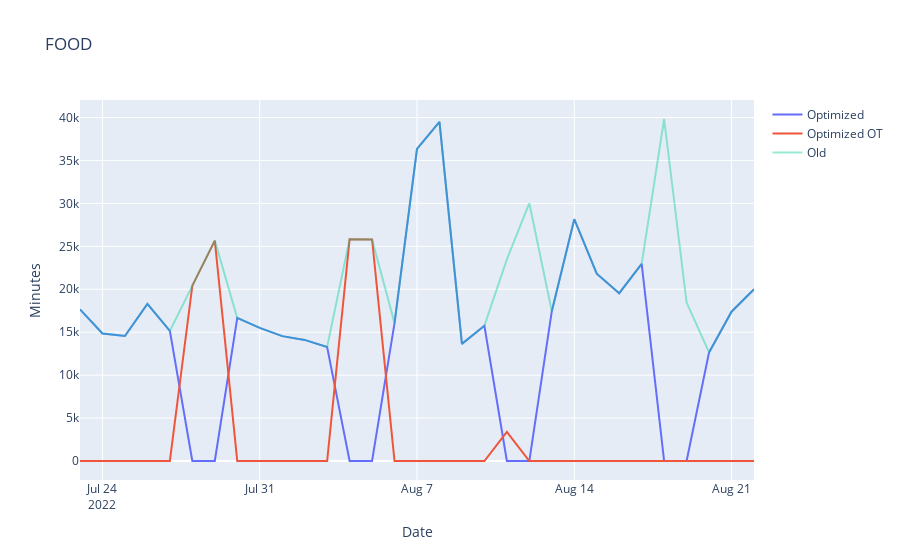
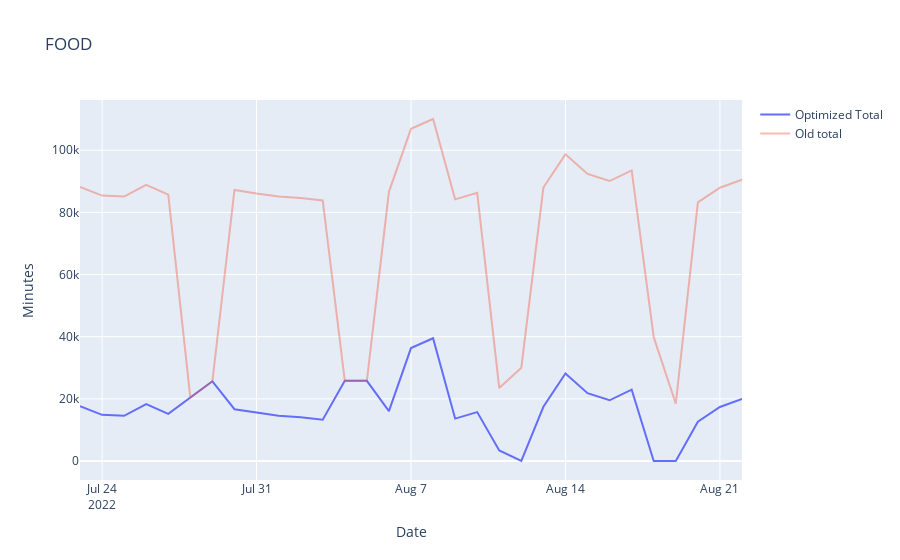

Source (notebook cell) for these figures, in order:
### Code cell
fg_base = model.RC_FG_BASE_VAR.extract_values()
fg_ot = model.RC_FG_OT_VAR.extract_values()
opt = {day:{dg:pyo.value(model.RC_FG_BASE_VAR[day, dg]) for dg in model.FG} for day in model.DAYS}
opt2 = {day:{dg:pyo.value(model.RC_FG_OT_VAR[day, dg]) for dg in model.FG} for day in model.DAYS}

# new food category
df = pd.DataFrame(opt).transpose().sum(axis=1)
df2 = pd.DataFrame(opt2).transpose().sum(axis=1)
old_df = overtime_hours.transpose().groupby(employees['job_title']).sum().loc[food_related].transpose().sum(axis=1)
old_df2 = total_hours.transpose().groupby(employees['job_title']).sum().loc[food_related].transpose().sum(axis=1)
# plot the data
fig = go.Figure()
# for i in df.columns:
fig.add_trace(go.Scatter(x=df.index, y=df, opacity=1, name='Optimized'))
fig.add_trace(go.Scatter(x=df2.index, y=df2, opacity=1, name='Optimized OT'))
# for i in old_df.columns:
fig.add_trace(go.Scatter(x=old_df.index, y=old_df, opacity=0.4, name='Old'))
fig.update_layout(title='FOOD', xaxis_title='Date', yaxis_title='Minutes')
fig.show()

fig2 = go.Figure()
fig2.add_trace(go.Scatter(x=df.index, y=df+df2, opacity=1, name='Optimized Total'))
fig2.add_trace(go.Scatter(x=old_df.index, y=old_df2, opacity=0.4, name='Old total'))
fig2.update_layout(title='FOOD', xaxis_title='Date', yaxis_title='Minutes')
fig2.show()

### Figure 1 — Plotly figure (JSON) as saved in the notebook; plotly's stock layout.template omitted (floating-point values rounded to 4 significant figures)
{"data": [{"name": "Optimized", "opacity": 1, "type": "scatter", "x": ["2022-07-23", "2022-07-24", "2022-07-25", "2022-07-26", "2022-07-27", "2022-07-28", "2022-07-29", "2022-07-30", "2022-07-31", "2022-08-01", "2022-08-02", "2022-08-03", "2022-08-04", "2022-08-05", "2022-08-06", "2022-08-07", "2022-08-08", "2022-08-09", "2022-08-10", "2022-08-11", "2022-08-12", "2022-08-13", "2022-08-14", "2022-08-15", "2022-08-16", "2022-08-17", "2022-08-18", "2022-08-19", "2022-08-20", "2022-08-21", "2022-08-22"], "y": [17657, 14849, 14551, 18297, 15152, 0, 0, 16658, 15494, 14539, 14101, 13281, 0, 0, 16054, 36344, 39497, 13640, 15750, 0, 0, 17444, 28155, 21809, 19536, 22948, 0, 0, 12646, 17384, 19991]}, {"name": "Optimized OT", "opacity": 1, "type": "scatter", "x": ["2022-07-23", "2022-07-24", "2022-07-25", "2022-07-26", "2022-07-27", "2022-07-28", "2022-07-29", "2022-07-30", "2022-07-31", "2022-08-01", "2022-08-02", "2022-08-03", "2022-08-04", "2022-08-05", "2022-08-06", "2022-08-07", "2022-08-08", "2022-08-09", "2022-08-10", "2022-08-11", "2022-08-12", "2022-08-13", "2022-08-14", "2022-08-15", "2022-08-16", "2022-08-17", "2022-08-18", "2022-08-19", "2022-08-20", "2022-08-21", "2022-08-22"], "y": [0, 0, 0, 0, 0, 20416, 25661, 0, 0, 0, 0, 0, 25813, 25791, 0, 0, 0, 0, 0, 3377, 0, 0, 0, 0, 0, 0, 0, 0, 0, 0, 0]}, {"name": "Old", "opacity": 0.4, "type": "scatter", "x": ["2022-07-23T00:00:00", "2022-07-24T00:00:00", "2022-07-25T00:00:00", "2022-07-26T00:00:00", "2022-07-27T00:00:00", "2022-07-28T00:00:00", "2022-07-29T00:00:00", "2022-07-30T00:00:00", "2022-07-31T00:00:00", "2022-08-01T00:00:00", "2022-08-02T00:00:00", "2022-08-03T00:00:00", "2022-08-04T00:00:00", "2022-08-05T00:00:00", "2022-08-06T00:00:00", "2022-08-07T00:00:00", "2022-08-08T00:00:00", "2022-08-09T00:00:00", "2022-08-10T00:00:00", "2022-08-11T00:00:00", "2022-08-12T00:00:00", "2022-08-13T00:00:00", "2022-08-14T00:00:00", "2022-08-15T00:00:00", "2022-08-16T00:00:00", "2022-08-17T00:00:00", "2022-08-18T00:00:00", "2022-08-19T00:00:00", "2022-08-20T00:00:00", "2022-08-21T00:00:00", "2022-08-22T00:00:00"], "y": [17657, 14849, 14551, 18297, 15152, 20416, 25661, 16658, 15494, 14539, 14101, 13281, 25813, 25791, 16054, 36344, 39497, 13640, 15750, 23483, 30021, 17444, 28155, 21809, 19536, 22948, 39824, 18446, 12646, 17384, 19991]}], "layout": {"title": {"text": "FOOD"}, "xaxis": {"title": {"text": "Date"}}, "yaxis": {"title": {"text": "Minutes"}}}}

### Figure 2 — Plotly figure (JSON) as saved in the notebook; plotly's stock layout.template omitted (floating-point values rounded to 4 significant figures)
{"data": [{"name": "Optimized Total", "opacity": 1, "type": "scatter", "x": ["2022-07-23", "2022-07-24", "2022-07-25", "2022-07-26", "2022-07-27", "2022-07-28", "2022-07-29", "2022-07-30", "2022-07-31", "2022-08-01", "2022-08-02", "2022-08-03", "2022-08-04", "2022-08-05", "2022-08-06", "2022-08-07", "2022-08-08", "2022-08-09", "2022-08-10", "2022-08-11", "2022-08-12", "2022-08-13", "2022-08-14", "2022-08-15", "2022-08-16", "2022-08-17", "2022-08-18", "2022-08-19", "2022-08-20", "2022-08-21", "2022-08-22"], "y": [17657, 14849, 14551, 18297, 15152, 20416, 25661, 16658, 15494, 14539, 14101, 13281, 25813, 25791, 16054, 36344, 39497, 13640, 15750, 3377, 0, 17444, 28155, 21809, 19536, 22948, 0, 0, 12646, 17384, 19991]}, {"name": "Old total", "opacity": 0.4, "type": "scatter", "x": ["2022-07-23T00:00:00", "2022-07-24T00:00:00", "2022-07-25T00:00:00", "2022-07-26T00:00:00", "2022-07-27T00:00:00", "2022-07-28T00:00:00", "2022-07-29T00:00:00", "2022-07-30T00:00:00", "2022-07-31T00:00:00", "2022-08-01T00:00:00", "2022-08-02T00:00:00", "2022-08-03T00:00:00", "2022-08-04T00:00:00", "2022-08-05T00:00:00", "2022-08-06T00:00:00", "2022-08-07T00:00:00", "2022-08-08T00:00:00", "2022-08-09T00:00:00", "2022-08-10T00:00:00", "2022-08-11T00:00:00", "2022-08-12T00:00:00", "2022-08-13T00:00:00", "2022-08-14T00:00:00", "2022-08-15T00:00:00", "2022-08-16T00:00:00", "2022-08-17T00:00:00", "2022-08-18T00:00:00", "2022-08-19T00:00:00", "2022-08-20T00:00:00", "2022-08-21T00:00:00", "2022-08-22T00:00:00"], "y": [88217, 85409, 85111, 88857, 85712, 20416, 25661, 87218, 86054, 85099, 84661, 83841, 25813, 25791, 86614, 106904, 110057, 84200, 86310, 23483, 30021, 88004, 98715, 92369, 90096, 93508, 39824, 18446, 83206, 87944, 90551]}], "layout": {"title": {"text": "FOOD"}, "xaxis": {"title": {"text": "Date"}}, "yaxis": {"title": {"text": "Minutes"}}}}
